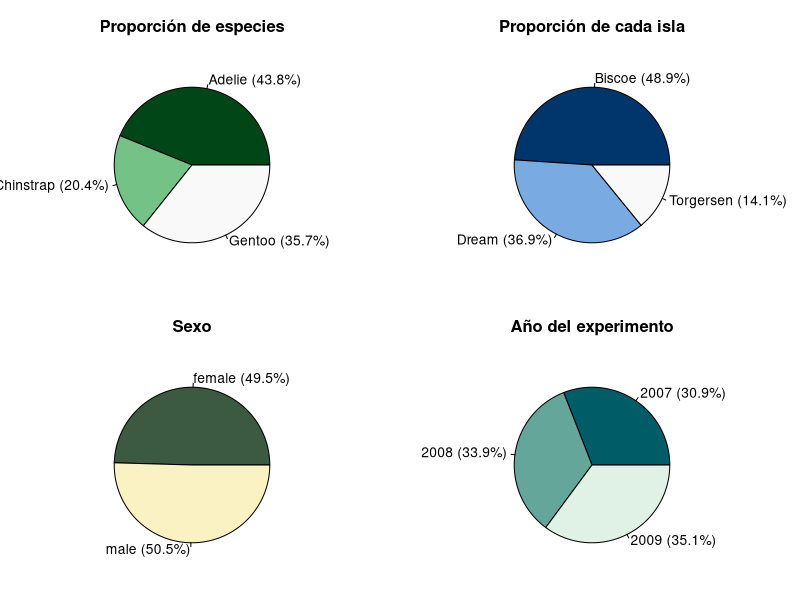
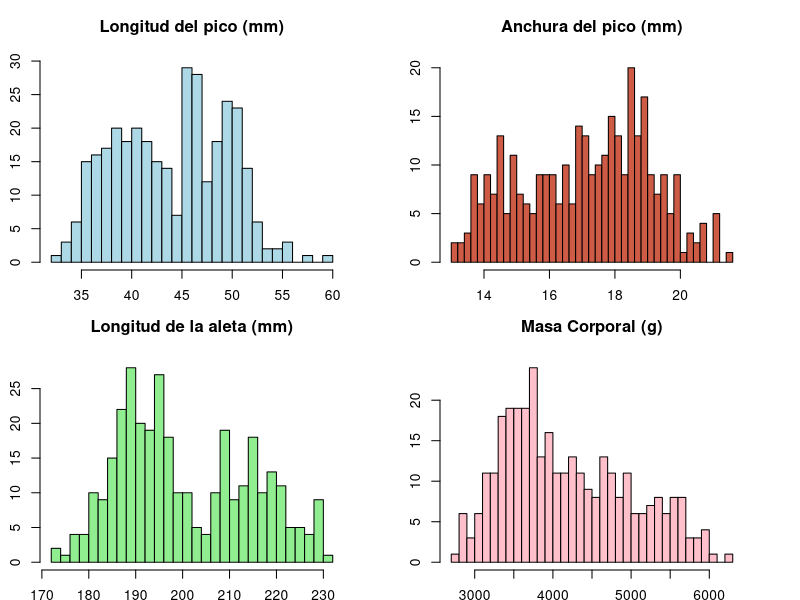
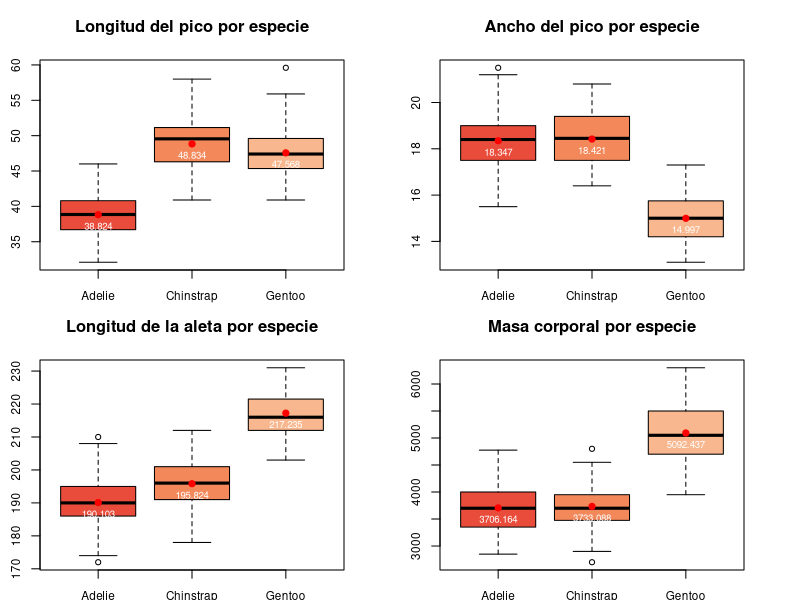
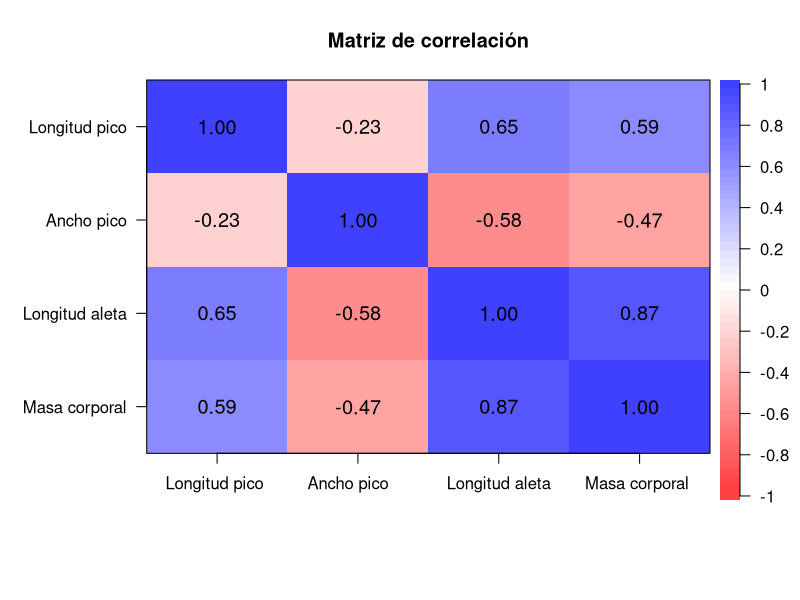

The R script that drew these images, in order:
## ---- chunk 1
library(palmerpenguins)
datos <- penguins
## ---- chunk 2
head(datos)
## ---- chunk 3
datos = na.omit(datos)
datos$year = as.factor(datos$year)
summary(datos)
table(datos$island, datos$species)
## ---- chunk 4
par(plt = c(0.1, 0.86, 0.1, 0.8))
par(mfrow=c(2,2))
pie(table(datos$species), labels = paste0(names(table(datos$species)), " (", round(prop.table(table(datos$species)) * 100, 1), "%)"), col = hcl.colors(3, "Greens 3"), main = "Proporción de especies")
pie(table(datos$island), labels = paste0(names(table(datos$island)), " (", round(prop.table(table(datos$island)) * 100, 1), "%)"), col = hcl.colors(3, "Blues 3"), main = "Proporción de cada isla")
pie(table(datos$sex), labels = paste0(names(table(datos$sex)), " (", round(prop.table(table(datos$sex)) * 100, 1), "%)"), col = hcl.colors(3, "Fall"), main = "Sexo")
pie(table(datos$year), labels = paste0(names(table(datos$year)), " (", round(prop.table(table(datos$year)) * 100, 1), "%)"), col = hcl.colors(3, "Mint"), main = "Año del experimento")
## ---- chunk 5
par(mfrow=c(2,2))
hist(datos$bill_length_mm, main='Longitud del pico (mm)', breaks = 30, col = 'lightblue',
     xlab = "Longitud pico", ylab = "Frecuencia")
hist(datos$bill_depth_mm, main='Anchura del pico (mm)', breaks = 35, col = 'coral3',
     xlab = "Ancho pico", ylab = "Frecuencia")
hist(datos$flipper_length_mm, main='Longitud de la aleta (mm)', breaks = 30, col = 'lightgreen', xlab = "Longitud aleta", ylab = "Frecuencia")
hist(datos$body_mass_g, main='Masa Corporal (g)', breaks = 30, col = 'pink',
     xlab = "Masa corporal", ylab = "Frecuencia")
## ---- chunk 6



resumen = function(x){
  Min = min(x)
  Primer_Cuartil = c(quantile(x,0.25, names = FALSE))
  Mediana = median(x)
  Media = mean(x)
  Tercer_Cuartil = c(quantile(x,0.75, names = FALSE))
  Max = max(x)
  Sd = sd(x)
  res = c(Min,Primer_Cuartil,Mediana, Media, Tercer_Cuartil, Max, Sd)
  return( round(res,2))
}

noms = c("Min", "Primer_Cuartil", "Mediana", "Media", "Tercer_Cuartil", "Max", "Sd")

resumen(datos$bill_length_mm)

(sumary_sd = data.frame(resumen(datos$bill_length_mm),resumen(datos$bill_depth_mm),resumen(datos$flipper_length_mm),resumen(datos$body_mass_g), row.names = noms))



## ---- chunk 7
summary_sd <- function(x) {
  resumen <- summary(x)
  resumen$sd <- sd(x)  # Agregar la desviación estándar
  return(resumen)
}


data.frame(c(summary(datos$bill_length_mm), summary(datos$bill_depth_mm)))

summary_sd(datos$bill_length_mm)



## ---- chunk 8
ping_adelie = datos[datos$species=="Adelie",]
ping_chinstrap = datos[datos$species=="Chinstrap",]
ping_gentoo = datos[datos$species=="Gentoo",]
## ---- chunk 9
mean(ping_adelie$bill_length_mm)
mean(ping_chinstrap$bill_length_mm)
mean(ping_gentoo$bill_length_mm)
## ---- chunk 10
boxplot(bill_length_mm ~ species, data = datos,
        xlab = "", ylab = "Longitud pico (mm)",
        main = "Longitud del pico por especie", col = hcl.colors(4, "Peach"), cex.axis=0.85)
medias = c(mean(ping_adelie$bill_length_mm), mean(ping_chinstrap$bill_length_mm), 
                  mean(ping_gentoo$bill_length_mm))
# añadimos medias
points(x = 1:length(medias), y = medias, pch = 19, col = "red")
text(x = 1:length(medias), y = medias, labels = round(medias, 3), pos = 1, cex = 0.7,
     col = "white")
## ---- chunk 11
mean(ping_adelie$bill_depth_mm)
mean(ping_chinstrap$bill_depth_mm)
mean(ping_gentoo$bill_depth_mm)
## ---- chunk 12
boxplot(bill_depth_mm ~ species, data = datos,
        xlab = "", ylab = "Ancho pico (mm)",
        main = "Ancho del pico por especie", col = hcl.colors(4, "Peach"), cex.axis=0.85)
medias = c(mean(ping_adelie$bill_depth_mm), mean(ping_chinstrap$bill_depth_mm), 
                  mean(ping_gentoo$bill_depth_mm))
# añadimos medias
points(x = 1:length(medias), y = medias, pch = 19, col = "red")
text(x = 1:length(medias), y = medias, labels = round(medias, 3), pos = 1, cex = 0.7,
     col = "white")
## ---- chunk 13
mean(ping_adelie$flipper_length_mm)
mean(ping_chinstrap$flipper_length_mm)
mean(ping_gentoo$flipper_length_mm)
## ---- chunk 14
boxplot(flipper_length_mm ~ species, data = datos,
        xlab = "", ylab = "Longitud aleta (mm)",
        main = "Longitud de la aleta por especie", col = hcl.colors(4, "Peach"), cex.axis=0.85)
medias = c(mean(ping_adelie$flipper_length_mm), mean(ping_chinstrap$flipper_length_mm), 
                  mean(ping_gentoo$flipper_length_mm))
# añadimos medias
points(x = 1:length(medias), y = medias, pch = 19, col = "red")
text(x = 1:length(medias), y = medias, labels = round(medias, 3), pos = 1, cex = 0.7,
     col = "white")
## ---- chunk 15
mean(ping_adelie$body_mass_g)
mean(ping_chinstrap$body_mass_g)
mean(ping_gentoo$body_mass_g)
## ---- chunk 16
boxplot(body_mass_g ~ species, data = datos,
        xlab = "", ylab = "Masa corporal (g)",
        main = "Masa corporal por especie", col = hcl.colors(4, "Peach"), cex.axis=0.85)
medias = c(mean(ping_adelie$body_mass_g), mean(ping_chinstrap$body_mass_g), 
                  mean(ping_gentoo$body_mass_g))
# añadimos medias
points(x = 1:length(medias), y = medias, pch = 19, col = "red")
text(x = 1:length(medias), y = medias, labels = round(medias, 3), pos = 1, cex = 0.7,
     col = "white")
## ---- chunk 17
library(psych)
datos2 = datos[,c(-1,-2,-7,-8)] # eliminamos las variables no numéricas
nombres = c("Longitud pico", "Ancho pico", "Longitud aleta", "Masa corporal")
corPlot(datos2, cex = 0.8,  main = "Matriz de correlación", labels = nombres)
## ---- chunk 18
# Una vez hemos estudiado las medias de los valores cuantitativos de las características de los pingüinos, podemos ver si hay diferencias entre islas.

# PENSAR BÉ COM ENFOCAR-HO, ES A DIR, SERIA INTERESSANT VEURE QUINES DADES TENEN MAJOR DISPERSIÓ PER ESTUDIAR SI AFECTA GEOGRAFICAMENT, IE, IMAGINA QUE SURT QUE ES PINGÜINOS GENTOO TENEN ES BEC MES LLARG I A MES MOSTREN DISPERSIO EN SES DADES, PUES POT SER QUE A UNA ILLA, PER ES TIPUS DE MENJAR, TENGUIN ES BEC MES LLARG O MES CURT I FACI ALTERAR SA MITJANA

## ---- chunk 19
ping_Biscoe = datos[datos$island=="Biscoe",]
ping_Dream = datos[datos$island=="Dream",]
ping_Torgersen = datos[datos$island=="Torgersen",]

table(datos$island, datos$species)
## ---- chunk 20
mean(ping_Biscoe$bill_length_mm)
mean(ping_Dream$bill_length_mm)
mean(ping_Torgersen$bill_length_mm)
